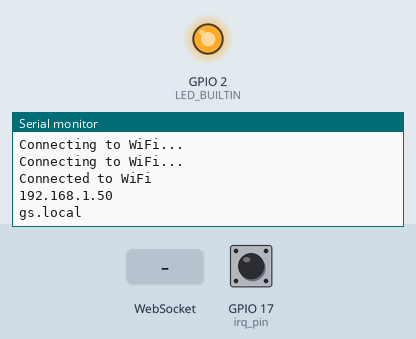
This program was run on a simulated ESP32. Shown: output pins drawn as LEDs (lit = HIGH), the last lines printed to the serial monitor. Inputs (shaded band) come from the test bench; at power-on: GPIO 17 (irq_pin) HIGH. WiFi joins after 1.5 s; servers stay silent unless stated; no radio packets arrive unless stated.

Above: at 3.2 s.
3.3 s: WebSocket text "PID" received
At 4.5 s:
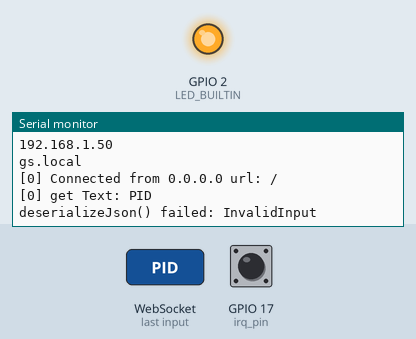
4.8 s: WebSocket text "custom" received
At 5.9 s:
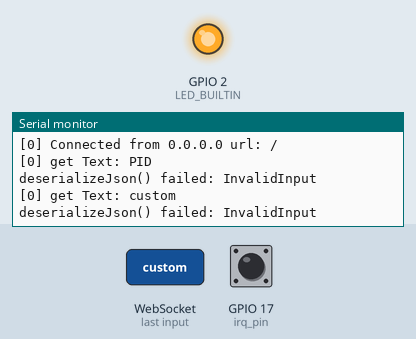
6.3 s: WebSocket text "1" received
At 7.1 s:
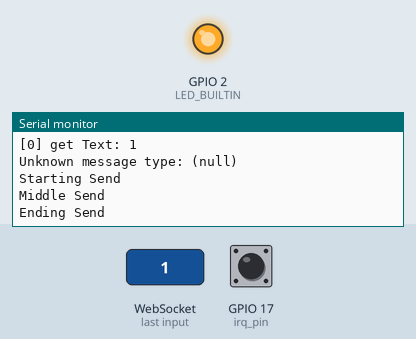

The program:

main.cpp
```cpp
#include <Arduino.h>
#include "wifi.hpp"
#include "websocket.hpp"
#include "telemetry.hpp"
#

uint32_t loop_time;

void setup()
{
    Serial.begin(115200);
    pinMode(LED_BUILTIN, OUTPUT);

    if (wifi::connect(wifi::ssid, wifi::password) == 0 && wifi::DNS_setup() == 0)
        digitalWrite(LED_BUILTIN, HIGH);

    telemetry::setup();
    websocket::setup();
}

void loop()
{
    loop_time = micros();
    telemetry::loop();

    websocket::send_data();
    websocket::webSocket.loop();

    while (micros() - loop_time < 2000)
        ;
}
```

telemetry.hpp
```cpp
#ifndef TELEMETRY_HPP
#define TELEMETRY_HPP

#include <nRF24L01.h>
#include <RF24.h>
#include <RF24_config.h>


namespace telemetry
{
  struct RadioData
    {
        uint8_t signature;
        int16_t payload1;
        int16_t payload2;
        int16_t payload3;
        float payload4;
        float payload5;
        float payload6;
        float payload7;
        float payload8;
        float payload9;
    };

  extern RF24 radio;
  extern const byte addresses[][6];
  extern const uint8_t address_tx;
  extern const uint8_t address_rx;
  extern RadioData data_tx;
  extern RadioData data_rx;

  extern bool ack;
  extern uint64_t count;
  extern volatile bool dataReceived;

  extern int irq_pin;

  void setup();
  void send();
  void IRAM_ATTR interrupt();
  void loop();
}

#endif // TELEMETRY_HPP
```

websocket.hpp
```cpp
#ifndef WEBSOCKET_HPP
#define WEBSOCKET_HPP

#include <WebSocketsServer.h>


namespace websocket
{
    extern WebSocketsServer webSocket;

    void setup();
    void event(uint8_t num, WStype_t type, uint8_t *payload, size_t length);
    void send_data();
}

#endif // WEBSOCKET_HPP
```

wifi.hpp
```cpp
#ifndef WIFI_CONNECT_HPP
#define WIFI_CONNECT_HPP

#include <WiFi.h>
#include <ESPmDNS.h>


namespace wifi
{
    extern const char* ssid;
    extern const char* password;
    extern const char* esp_ssid;
    extern const char* esp_password;

    int connect(const char* ssid, const char* password);
    int DNS_setup();
}

#endif // WIFI_CONNECT_HPP
```

telemetry.cpp
```cpp
#include "telemetry.hpp"

namespace telemetry
{
    int irq_pin = 17;
    RF24 radio(21, 5);
    const byte addresses[][6] = {"00001", "00002"};

    RadioData data_tx;
    RadioData data_rx;
    volatile bool dataReceived = false;
    uint64_t count = 0;

    void setup()
    {
        radio.begin();
        radio.setChannel(120);
        radio.setDataRate(RF24_250KBPS);
        radio.setPALevel(RF24_PA_MIN);
        radio.setAutoAck(false);
        radio.disableDynamicPayloads();
        // radio.setRetries(0, 2);
        radio.maskIRQ(1, 1, 0);
        attachInterrupt(digitalPinToInterrupt(irq_pin), interrupt, FALLING);
        radio.openReadingPipe(0, addresses[0]);
        radio.openWritingPipe(addresses[1]);
        radio.startListening();
    }

    void send()
    {
        Serial.println("Starting Send");
        radio.stopListening();
        radio.write(&data_tx, sizeof(data_tx));
        Serial.println("Middle Send");
        radio.startListening();
        Serial.println("Ending Send");
    }

    void IRAM_ATTR interrupt()
    {
        dataReceived = true;
    }

    void loop()
    {
        if (dataReceived)
        {
            dataReceived = false;
            while (radio.available())
            {
                radio.read(&data_rx, sizeof(RadioData));
                Serial.println(data_rx.signature);
            }
        }
    }
}
```

websocket.cpp
```cpp
#include "websocket.hpp"
#include "telemetry.hpp"
#include <ArduinoJSON.h>

namespace websocket
{
    WebSocketsServer webSocket(80);

    void setup()
    {
        webSocket.begin();
        webSocket.onEvent(event);
    }

    void event(uint8_t num, WStype_t type, uint8_t *payload, size_t length)
    {
        switch (type)
        {
        case WStype_DISCONNECTED:
            Serial.printf("[%u] Disconnected!\n", num);
            break;
        case WStype_CONNECTED:
        {
            IPAddress ip = webSocket.remoteIP(num);
            Serial.printf("[%u] Connected from %d.%d.%d.%d url: %s\n", num, ip[0], ip[1], ip[2], ip[3], payload);
            // webSocket.sendTXT(num, "Connected");
        }
        break;
        case WStype_TEXT:
            Serial.printf("[%u] get Text: %s\n", num, payload);

            StaticJsonDocument<256> doc;

            DeserializationError error = deserializeJson(doc, payload);

            if (error)
            {
                Serial.print(F("deserializeJson() failed: "));
                Serial.println(error.f_str());
                return;
            }

            const char *type = doc["type"];
            const char *message = doc["message"];
            // telemetry::ack = false;

            if (strcmp(type, "PID") == 0)
            {
                Serial.printf("Received PID message: %s\n", message);
                // message in this format P,A,R,5
                telemetry::data_tx.signature = 'P';
                telemetry::data_tx.payload1 = message[0];
                telemetry::data_tx.payload2 = message[2];
                telemetry::data_tx.payload3 = message[4];
                telemetry::data_tx.payload5 = message[6];
            }

            else if (strcmp(type, "custom") == 0)
            {
                Serial.printf("Received custom message: %s\n", message);
                telemetry::data_tx.signature = 'C';
            }
            else
            {
                Serial.printf("Unknown message type: %s\n", type);
            }

            telemetry::send();

            break;
        }
    }

    void send_data()
    {
        StaticJsonDocument<300> doc;

        doc["signature"] = String(telemetry::data_rx.signature);
        doc["payload1"] = String(telemetry::data_rx.payload1);
        doc["payload2"] = String(telemetry::data_rx.payload2);
        doc["payload3"] = String(telemetry::data_rx.payload3);
        doc["payload4"] = String(telemetry::data_rx.payload4);
        doc["payload5"] = String(telemetry::data_rx.payload5);
        doc["payload6"] = String(telemetry::data_rx.payload6);
        doc["payload7"] = String(telemetry::data_rx.payload7);
        doc["payload8"] = String(telemetry::data_rx.payload8);
        doc["payload9"] = String(telemetry::data_rx.payload9);

        String json;
        serializeJson(doc, json);
        webSocket.broadcastTXT(json);
    }
}
```

wifi.cpp
```cpp
#include "wifi.hpp"

namespace wifi
{
    // Define the variables declared as extern in the header
    const char *ssid = "hacker";
    const char *password = ".JesusIsTheChrist@.";
    const char *esp_ssid = "Ground Station";
    const char *esp_password = "totheskies";

    int connect(const char *ssid, const char *password)
    {
        WiFi.begin(ssid, password);
        int retries = 0;
        while (WiFi.status() != WL_CONNECTED && retries < 20)
        {
            delay(1000);
            Serial.println("Connecting to WiFi...");
            ++retries;
        }
        if (WiFi.status() == WL_CONNECTED)
        {
            Serial.println("Connected to WiFi");
            Serial.println(WiFi.localIP());
            return 0; // Success
        }
        else
        {
            Serial.println("Failed to connect to WiFi");
            return 1; // Failure
        }
    }

    int DNS_setup()
    {
        const char *host = "gs";
        int retries = 0;
        while (!MDNS.begin(host) && retries < 5)
        {
            Serial.println("Error setting up MDNS responder!");
            ++retries;
            delay(1000);
        }

        if (retries >= 5)
        {
            Serial.println("Failed to set up MDNS responder after 5 retries.");
            return -1; // Indicate failure
        }

        Serial.print(host);
        Serial.println(".local");
        return 0;
    }

}
```

Measured:
- after the input at 3.3 s, the serial monitor: prints a new line at once (image 1)
- after the input at 4.8 s, the serial monitor: prints a new line at once (image 2)
- after the input at 6.3 s, the serial monitor: prints a new line at once (image 3)
